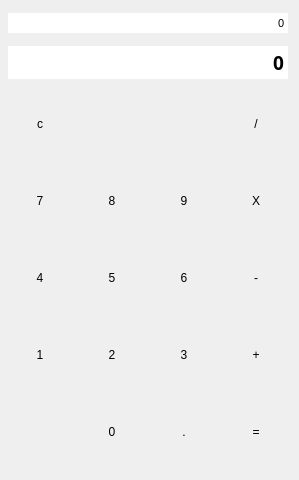
<?xml version="1.0" encoding="UTF-8"?>
<ui version="4.0">
 <class>form_calculatrice</class>
 <widget class="QWidget" name="form_calculatrice">
  <property name="geometry">
   <rect>
    <x>0</x>
    <y>0</y>
    <width>299</width>
    <height>480</height>
   </rect>
  </property>
  <property name="minimumSize">
   <size>
    <width>64</width>
    <height>64</height>
   </size>
  </property>
  <property name="baseSize">
   <size>
    <width>64</width>
    <height>64</height>
   </size>
  </property>
  <property name="font">
   <font>
    <family>MS UI Gothic</family>
   </font>
  </property>
  <property name="windowTitle">
   <string>Ma Calculatrice</string>
  </property>
  <layout class="QGridLayout" name="gridLayout">
   <property name="leftMargin">
    <number>0</number>
   </property>
   <property name="topMargin">
    <number>0</number>
   </property>
   <property name="rightMargin">
    <number>0</number>
   </property>
   <property name="bottomMargin">
    <number>0</number>
   </property>
   <property name="spacing">
    <number>0</number>
   </property>
   <item row="0" column="0" colspan="4">
    <widget class="QLineEdit" name="le_operation">
     <property name="font">
      <font>
       <family>MS UI Gothic</family>
       <pointsize>8</pointsize>
      </font>
     </property>
     <property name="text">
      <string>0</string>
     </property>
     <property name="frame">
      <bool>false</bool>
     </property>
     <property name="alignment">
      <set>Qt::AlignRight|Qt::AlignTrailing|Qt::AlignVCenter</set>
     </property>
    </widget>
   </item>
   <item row="1" column="0" colspan="4">
    <widget class="QLineEdit" name="le_resultat">
     <property name="font">
      <font>
       <family>Modern No. 20</family>
       <pointsize>14</pointsize>
       <weight>75</weight>
       <bold>true</bold>
      </font>
     </property>
     <property name="text">
      <string>0</string>
     </property>
     <property name="frame">
      <bool>false</bool>
     </property>
     <property name="alignment">
      <set>Qt::AlignRight|Qt::AlignTrailing|Qt::AlignVCenter</set>
     </property>
    </widget>
   </item>
   <item row="2" column="0">
    <widget class="QPushButton" name="btn_c">
     <property name="minimumSize">
      <size>
       <width>64</width>
       <height>64</height>
      </size>
     </property>
     <property name="maximumSize">
      <size>
       <width>64</width>
       <height>64</height>
      </size>
     </property>
     <property name="text">
      <string>c</string>
     </property>
     <property name="flat">
      <bool>true</bool>
     </property>
    </widget>
   </item>
   <item row="2" column="3">
    <widget class="QPushButton" name="btn_slash">
     <property name="minimumSize">
      <size>
       <width>64</width>
       <height>64</height>
      </size>
     </property>
     <property name="maximumSize">
      <size>
       <width>64</width>
       <height>64</height>
      </size>
     </property>
     <property name="text">
      <string>/</string>
     </property>
     <property name="flat">
      <bool>true</bool>
     </property>
    </widget>
   </item>
   <item row="3" column="0">
    <widget class="QPushButton" name="btn_7">
     <property name="minimumSize">
      <size>
       <width>64</width>
       <height>64</height>
      </size>
     </property>
     <property name="maximumSize">
      <size>
       <width>64</width>
       <height>64</height>
      </size>
     </property>
     <property name="baseSize">
      <size>
       <width>64</width>
       <height>64</height>
      </size>
     </property>
     <property name="text">
      <string>7</string>
     </property>
     <property name="flat">
      <bool>true</bool>
     </property>
    </widget>
   </item>
   <item row="3" column="1">
    <widget class="QPushButton" name="btn_8">
     <property name="minimumSize">
      <size>
       <width>64</width>
       <height>64</height>
      </size>
     </property>
     <property name="maximumSize">
      <size>
       <width>64</width>
       <height>64</height>
      </size>
     </property>
     <property name="baseSize">
      <size>
       <width>64</width>
       <height>64</height>
      </size>
     </property>
     <property name="text">
      <string>8</string>
     </property>
     <property name="flat">
      <bool>true</bool>
     </property>
    </widget>
   </item>
   <item row="3" column="2">
    <widget class="QPushButton" name="btn_9">
     <property name="minimumSize">
      <size>
       <width>64</width>
       <height>64</height>
      </size>
     </property>
     <property name="maximumSize">
      <size>
       <width>64</width>
       <height>64</height>
      </size>
     </property>
     <property name="text">
      <string>9</string>
     </property>
     <property name="flat">
      <bool>true</bool>
     </property>
    </widget>
   </item>
   <item row="3" column="3">
    <widget class="QPushButton" name="btn_x">
     <property name="minimumSize">
      <size>
       <width>64</width>
       <height>64</height>
      </size>
     </property>
     <property name="maximumSize">
      <size>
       <width>64</width>
       <height>64</height>
      </size>
     </property>
     <property name="text">
      <string>X</string>
     </property>
     <property name="flat">
      <bool>true</bool>
     </property>
    </widget>
   </item>
   <item row="4" column="0">
    <widget class="QPushButton" name="btn_4">
     <property name="minimumSize">
      <size>
       <width>64</width>
       <height>64</height>
      </size>
     </property>
     <property name="maximumSize">
      <size>
       <width>64</width>
       <height>64</height>
      </size>
     </property>
     <property name="text">
      <string>4</string>
     </property>
     <property name="flat">
      <bool>true</bool>
     </property>
    </widget>
   </item>
   <item row="4" column="1">
    <widget class="QPushButton" name="btn_5">
     <property name="minimumSize">
      <size>
       <width>64</width>
       <height>64</height>
      </size>
     </property>
     <property name="maximumSize">
      <size>
       <width>64</width>
       <height>64</height>
      </size>
     </property>
     <property name="text">
      <string>5</string>
     </property>
     <property name="flat">
      <bool>true</bool>
     </property>
    </widget>
   </item>
   <item row="4" column="2">
    <widget class="QPushButton" name="btn_6">
     <property name="minimumSize">
      <size>
       <width>64</width>
       <height>64</height>
      </size>
     </property>
     <property name="maximumSize">
      <size>
       <width>64</width>
       <height>64</height>
      </size>
     </property>
     <property name="text">
      <string>6</string>
     </property>
     <property name="flat">
      <bool>true</bool>
     </property>
    </widget>
   </item>
   <item row="4" column="3">
    <widget class="QPushButton" name="btn_neg">
     <property name="minimumSize">
      <size>
       <width>64</width>
       <height>64</height>
      </size>
     </property>
     <property name="maximumSize">
      <size>
       <width>64</width>
       <height>64</height>
      </size>
     </property>
     <property name="text">
      <string>-</string>
     </property>
     <property name="flat">
      <bool>true</bool>
     </property>
    </widget>
   </item>
   <item row="5" column="0">
    <widget class="QPushButton" name="btn_1">
     <property name="minimumSize">
      <size>
       <width>64</width>
       <height>64</height>
      </size>
     </property>
     <property name="maximumSize">
      <size>
       <width>64</width>
       <height>64</height>
      </size>
     </property>
     <property name="text">
      <string>1</string>
     </property>
     <property name="flat">
      <bool>true</bool>
     </property>
    </widget>
   </item>
   <item row="5" column="1">
    <widget class="QPushButton" name="btn_2">
     <property name="minimumSize">
      <size>
       <width>64</width>
       <height>64</height>
      </size>
     </property>
     <property name="maximumSize">
      <size>
       <width>64</width>
       <height>64</height>
      </size>
     </property>
     <property name="text">
      <string>2</string>
     </property>
     <property name="flat">
      <bool>true</bool>
     </property>
    </widget>
   </item>
   <item row="5" column="2">
    <widget class="QPushButton" name="btn_3">
     <property name="minimumSize">
      <size>
       <width>64</width>
       <height>64</height>
      </size>
     </property>
     <property name="maximumSize">
      <size>
       <width>64</width>
       <height>64</height>
      </size>
     </property>
     <property name="text">
      <string>3</string>
     </property>
     <property name="flat">
      <bool>true</bool>
     </property>
    </widget>
   </item>
   <item row="5" column="3">
    <widget class="QPushButton" name="btn_add">
     <property name="minimumSize">
      <size>
       <width>64</width>
       <height>64</height>
      </size>
     </property>
     <property name="maximumSize">
      <size>
       <width>64</width>
       <height>64</height>
      </size>
     </property>
     <property name="text">
      <string>+</string>
     </property>
     <property name="flat">
      <bool>true</bool>
     </property>
    </widget>
   </item>
   <item row="6" column="1">
    <widget class="QPushButton" name="btn_0">
     <property name="minimumSize">
      <size>
       <width>64</width>
       <height>64</height>
      </size>
     </property>
     <property name="maximumSize">
      <size>
       <width>64</width>
       <height>64</height>
      </size>
     </property>
     <property name="text">
      <string>0</string>
     </property>
     <property name="flat">
      <bool>true</bool>
     </property>
    </widget>
   </item>
   <item row="6" column="2">
    <widget class="QPushButton" name="btn_point">
     <property name="minimumSize">
      <size>
       <width>64</width>
       <height>64</height>
      </size>
     </property>
     <property name="maximumSize">
      <size>
       <width>64</width>
       <height>64</height>
      </size>
     </property>
     <property name="text">
      <string>.</string>
     </property>
     <property name="flat">
      <bool>true</bool>
     </property>
    </widget>
   </item>
   <item row="6" column="3">
    <widget class="QPushButton" name="btn_equal">
     <property name="minimumSize">
      <size>
       <width>64</width>
       <height>64</height>
      </size>
     </property>
     <property name="maximumSize">
      <size>
       <width>64</width>
       <height>64</height>
      </size>
     </property>
     <property name="text">
      <string>=</string>
     </property>
     <property name="flat">
      <bool>true</bool>
     </property>
    </widget>
   </item>
  </layout>
 </widget>
 <resources/>
 <connections/>
</ui>
